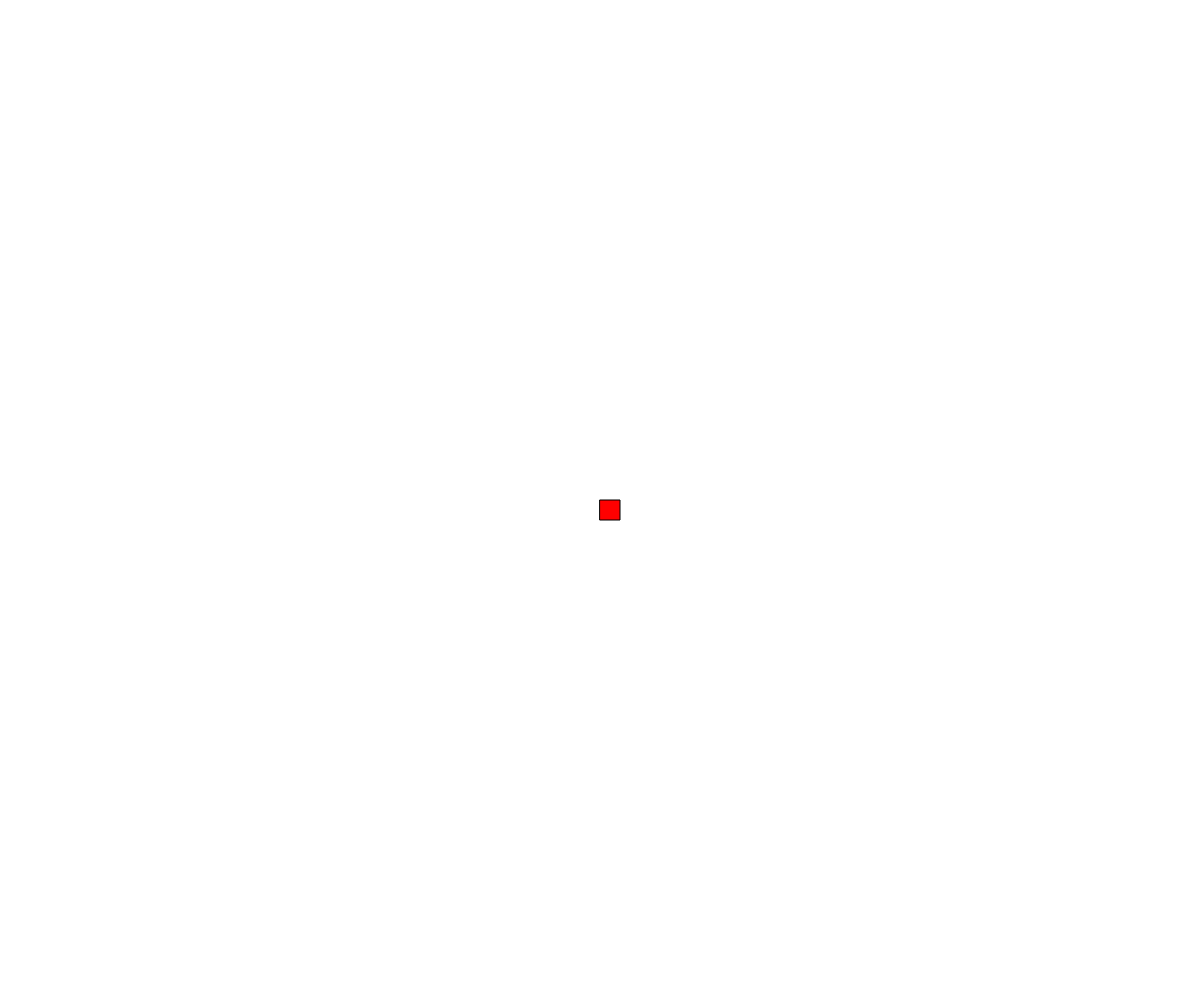
Frame 1 (no input)
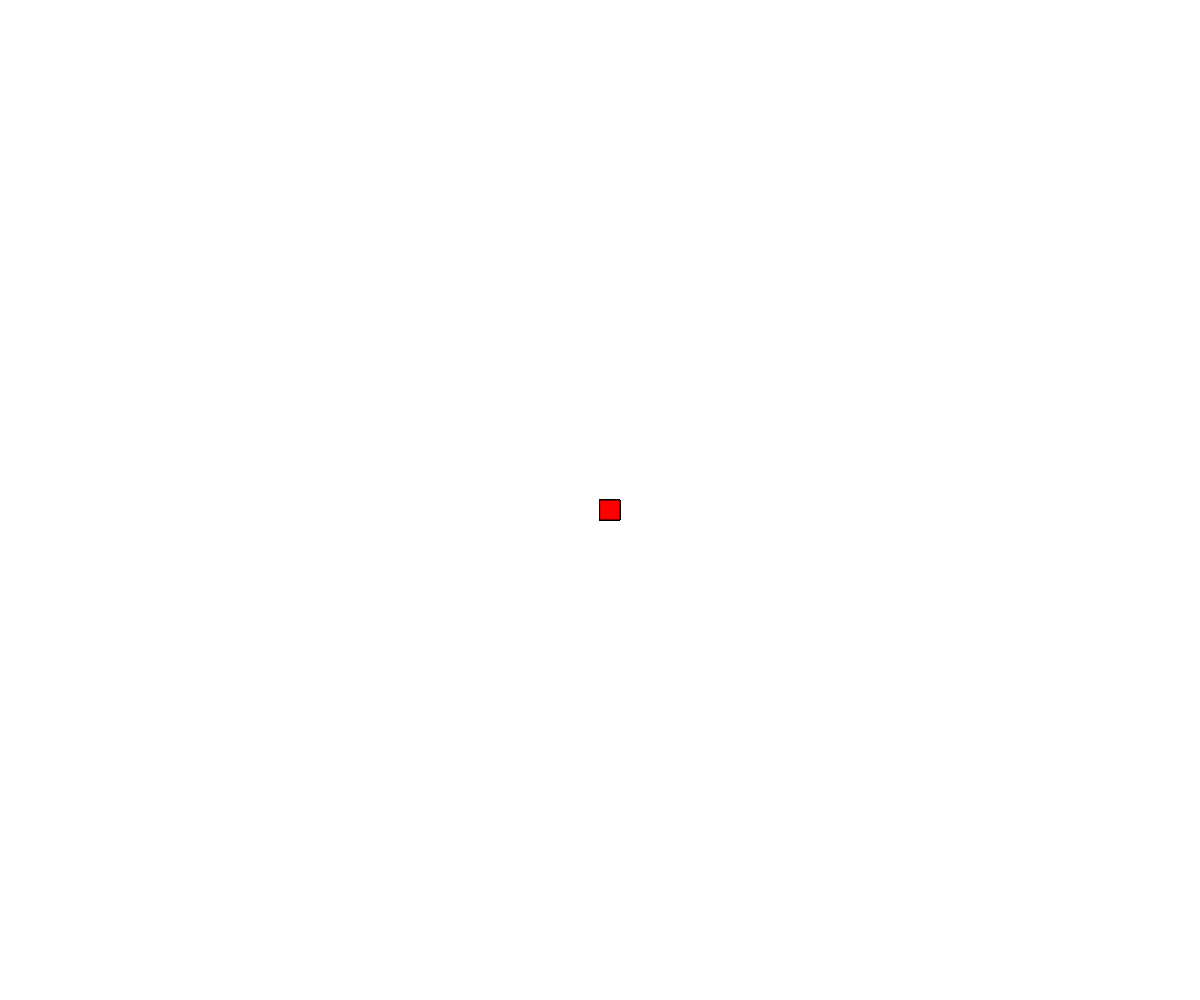
Frame 60 (no input)
Frame 120 (the mouse pressed at the canvas centre since frame 60): identical to frame 60, image omitted

The p5.js sketch that drew these frames (run headless with seeded random() and noise() and a simulated clock; from frame 60 on, the mouse is pressed at the canvas centre):

// p5.js sketch
// ── sketch.js
let state = 0;

function setup(){
  createCanvas(windowWidth,windowHeight);
}

function draw(){    //determins whether or not the program flashes on mouseClick or by itself
  if (state === 0){
    createRedButton();
  }
  if (state > 20){
    seizure();
  }

}


function createRedButton(){   //starting button is always red
  fill (255,0,0);
  rect(width/2,height/2,20,20);


}

function mouseClicked(){    //changes the state everytime the mouse is clicked
  state = state + 1;
  createRandomCombo();
}

function createRandomCombo(){                   //changes colours based on mouseClick function
  background(random(255),random(255),random(255));
  fill(random(255),random(255),random(255));
  rect(width/2,height/2,20,20);
}

function seizure(){         //flashes the screen in a headache inducing manner
  background(random(255),random(255),random(255));
  fill(random(255),random(255),random(255));
  rect(width/2,height/2,20,20);
}
